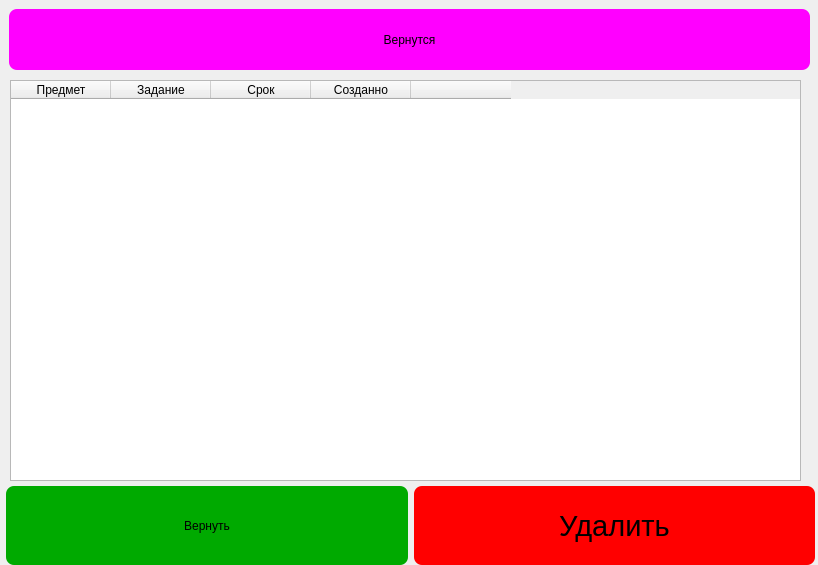
<?xml version="1.0" encoding="UTF-8"?>
<ui version="4.0">
 <class>MainWindow</class>
 <widget class="QMainWindow" name="MainWindow">
  <property name="geometry">
   <rect>
    <x>0</x>
    <y>0</y>
    <width>818</width>
    <height>565</height>
   </rect>
  </property>
  <property name="sizePolicy">
   <sizepolicy hsizetype="Preferred" vsizetype="Preferred">
    <horstretch>0</horstretch>
    <verstretch>5</verstretch>
   </sizepolicy>
  </property>
  <property name="windowTitle">
   <string>MainWindow</string>
  </property>
  <property name="styleSheet">
   <string notr="true"/>
  </property>
  <widget class="QWidget" name="centralwidget">
   <widget class="QPushButton" name="venutsa_btn">
    <property name="geometry">
     <rect>
      <x>9</x>
      <y>9</y>
      <width>801</width>
      <height>61</height>
     </rect>
    </property>
    <property name="sizePolicy">
     <sizepolicy hsizetype="Minimum" vsizetype="Maximum">
      <horstretch>0</horstretch>
      <verstretch>0</verstretch>
     </sizepolicy>
    </property>
    <property name="sizeIncrement">
     <size>
      <width>0</width>
      <height>0</height>
     </size>
    </property>
    <property name="styleSheet">
     <string notr="true">color: rgb(0, 0, 0);
font: 75 22pt &quot;MS Shell Dlg 2&quot;;
background-color: rgb(255, 0, 255);
border: 2px;
border-radius: 8px;</string>
    </property>
    <property name="text">
     <string>Вернутся</string>
    </property>
   </widget>
   <widget class="QTableWidget" name="twg">
    <property name="geometry">
     <rect>
      <x>10</x>
      <y>80</y>
      <width>791</width>
      <height>401</height>
     </rect>
    </property>
    <property name="sizePolicy">
     <sizepolicy hsizetype="Minimum" vsizetype="Minimum">
      <horstretch>0</horstretch>
      <verstretch>0</verstretch>
     </sizepolicy>
    </property>
    <property name="maximumSize">
     <size>
      <width>16777214</width>
      <height>16777215</height>
     </size>
    </property>
    <property name="sizeIncrement">
     <size>
      <width>600</width>
      <height>600</height>
     </size>
    </property>
    <property name="focusPolicy">
     <enum>Qt::TabFocus</enum>
    </property>
    <property name="styleSheet">
     <string notr="true">font: 16pt &quot;MS Shell Dlg 2&quot;;
selection-color: rgb(255, 0, 255);
font: 14pt &quot;MS Shell Dlg 2&quot;;
font: 12pt &quot;MS Shell Dlg 2&quot;;
</string>
    </property>
    <property name="frameShape">
     <enum>QFrame::StyledPanel</enum>
    </property>
    <property name="frameShadow">
     <enum>QFrame::Plain</enum>
    </property>
    <property name="lineWidth">
     <number>1</number>
    </property>
    <property name="verticalScrollBarPolicy">
     <enum>Qt::ScrollBarAlwaysOff</enum>
    </property>
    <property name="horizontalScrollBarPolicy">
     <enum>Qt::ScrollBarAlwaysOff</enum>
    </property>
    <attribute name="horizontalHeaderMinimumSectionSize">
     <number>0</number>
    </attribute>
    <attribute name="verticalHeaderMinimumSectionSize">
     <number>27</number>
    </attribute>
    <attribute name="verticalHeaderDefaultSectionSize">
     <number>30</number>
    </attribute>
    <column>
     <property name="text">
      <string>Предмет</string>
     </property>
     <property name="textAlignment">
      <set>AlignCenter</set>
     </property>
    </column>
    <column>
     <property name="text">
      <string>Задание</string>
     </property>
     <property name="textAlignment">
      <set>AlignCenter</set>
     </property>
    </column>
    <column>
     <property name="text">
      <string>Срок</string>
     </property>
     <property name="textAlignment">
      <set>AlignCenter</set>
     </property>
    </column>
    <column>
     <property name="text">
      <string>Созданно</string>
     </property>
     <property name="textAlignment">
      <set>AlignCenter</set>
     </property>
    </column>
    <column>
     <property name="text">
      <string/>
     </property>
     <property name="textAlignment">
      <set>AlignCenter</set>
     </property>
    </column>
   </widget>
   <widget class="QWidget" name="btn_wid" native="true">
    <property name="geometry">
     <rect>
      <x>0</x>
      <y>480</y>
      <width>821</width>
      <height>91</height>
     </rect>
    </property>
    <property name="sizePolicy">
     <sizepolicy hsizetype="Minimum" vsizetype="Minimum">
      <horstretch>0</horstretch>
      <verstretch>0</verstretch>
     </sizepolicy>
    </property>
    <property name="focusPolicy">
     <enum>Qt::NoFocus</enum>
    </property>
    <property name="layoutDirection">
     <enum>Qt::LeftToRight</enum>
    </property>
    <layout class="QVBoxLayout" name="verticalLayout_2">
     <item>
      <layout class="QHBoxLayout" name="horizontalLayout" stretch="0,0">
       <property name="spacing">
        <number>6</number>
       </property>
       <property name="sizeConstraint">
        <enum>QLayout::SetMinimumSize</enum>
       </property>
       <property name="leftMargin">
        <number>6</number>
       </property>
       <property name="topMargin">
        <number>6</number>
       </property>
       <property name="rightMargin">
        <number>6</number>
       </property>
       <property name="bottomMargin">
        <number>6</number>
       </property>
       <item>
        <widget class="QPushButton" name="vernut_btn">
         <property name="sizePolicy">
          <sizepolicy hsizetype="Minimum" vsizetype="Minimum">
           <horstretch>0</horstretch>
           <verstretch>0</verstretch>
          </sizepolicy>
         </property>
         <property name="styleSheet">
          <string notr="true">color: rgb(0, 0, 0);
font: 75 22pt &quot;MS Shell Dlg 2&quot;;
background-color: rgb(0, 170, 0);
border: 2px;
border-radius: 8px;</string>
         </property>
         <property name="text">
          <string>Вернуть</string>
         </property>
        </widget>
       </item>
       <item>
        <widget class="QPushButton" name="delect_btn">
         <property name="enabled">
          <bool>true</bool>
         </property>
         <property name="sizePolicy">
          <sizepolicy hsizetype="Minimum" vsizetype="Minimum">
           <horstretch>0</horstretch>
           <verstretch>0</verstretch>
          </sizepolicy>
         </property>
         <property name="maximumSize">
          <size>
           <width>16777215</width>
           <height>16777215</height>
          </size>
         </property>
         <property name="font">
          <font>
           <family>MS Shell Dlg 2</family>
           <pointsize>22</pointsize>
           <weight>9</weight>
           <italic>false</italic>
           <bold>false</bold>
          </font>
         </property>
         <property name="layoutDirection">
          <enum>Qt::LeftToRight</enum>
         </property>
         <property name="autoFillBackground">
          <bool>false</bool>
         </property>
         <property name="styleSheet">
          <string notr="true">color: rgb(0, 0, 0);
font: 75 22pt &quot;MS Shell Dlg 2&quot;;
background-color: rgb(255, 0, 0);
border: 2px;
border-radius: 8px;</string>
         </property>
         <property name="text">
          <string>Удалить</string>
         </property>
         <property name="checkable">
          <bool>true</bool>
         </property>
         <property name="checked">
          <bool>true</bool>
         </property>
         <property name="autoRepeatDelay">
          <number>300</number>
         </property>
        </widget>
       </item>
      </layout>
     </item>
    </layout>
   </widget>
  </widget>
 </widget>
 <resources/>
 <connections/>
</ui>
